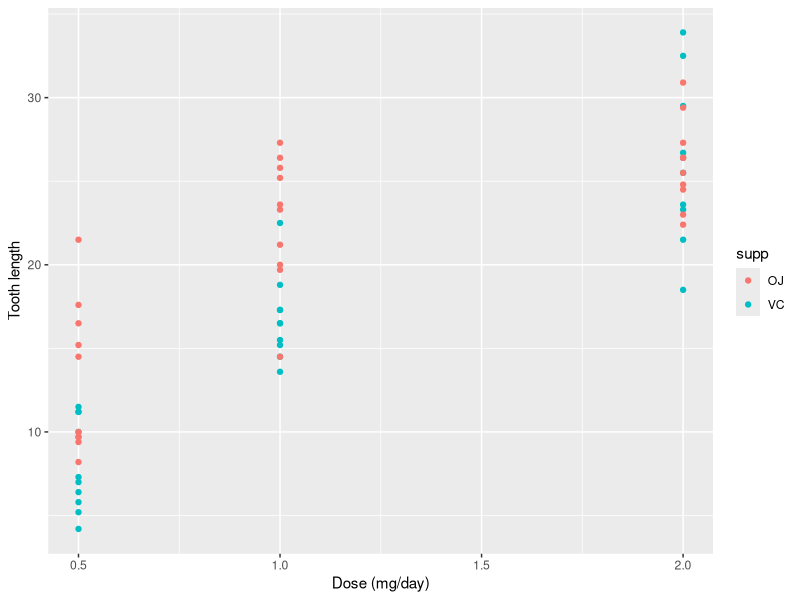

The R script that drew this image:
## ---- chunk 1
knitr::opts_chunk$set(echo = TRUE)
## ---- chunk 2
library(ggplot2); library(datasets)
## ---- chunk 3
summary(ToothGrowth)
## ---- chunk 4
ggplot(data = ToothGrowth, aes(dose, len)) + geom_point(aes(color=supp)) +
        labs(x = 'Dose (mg/day)', y = 'Tooth length')
## ---- chunk 5
OJ05 <- subset(ToothGrowth, supp == 'OJ' & dose == 0.5)
VC05 <- subset(ToothGrowth, supp == 'VC' & dose == 0.5)
t.test(OJ05$len, VC05$len, paired = FALSE, var.equal = FALSE)
## ---- chunk 6
OJ1 <- subset(ToothGrowth, supp == 'OJ' & dose == 1.0)
VC1 <- subset(ToothGrowth, supp == 'VC' & dose == 1.0)
t.test(OJ1$len, VC1$len, paired = FALSE, var.equal = FALSE)
## ---- chunk 7
OJ2 <- subset(ToothGrowth, supp == 'OJ' & dose == 2.0)
VC2 <- subset(ToothGrowth, supp == 'VC' & dose == 2.0)
t.test(OJ2$len, VC2$len, paired = FALSE, var.equal = FALSE)
